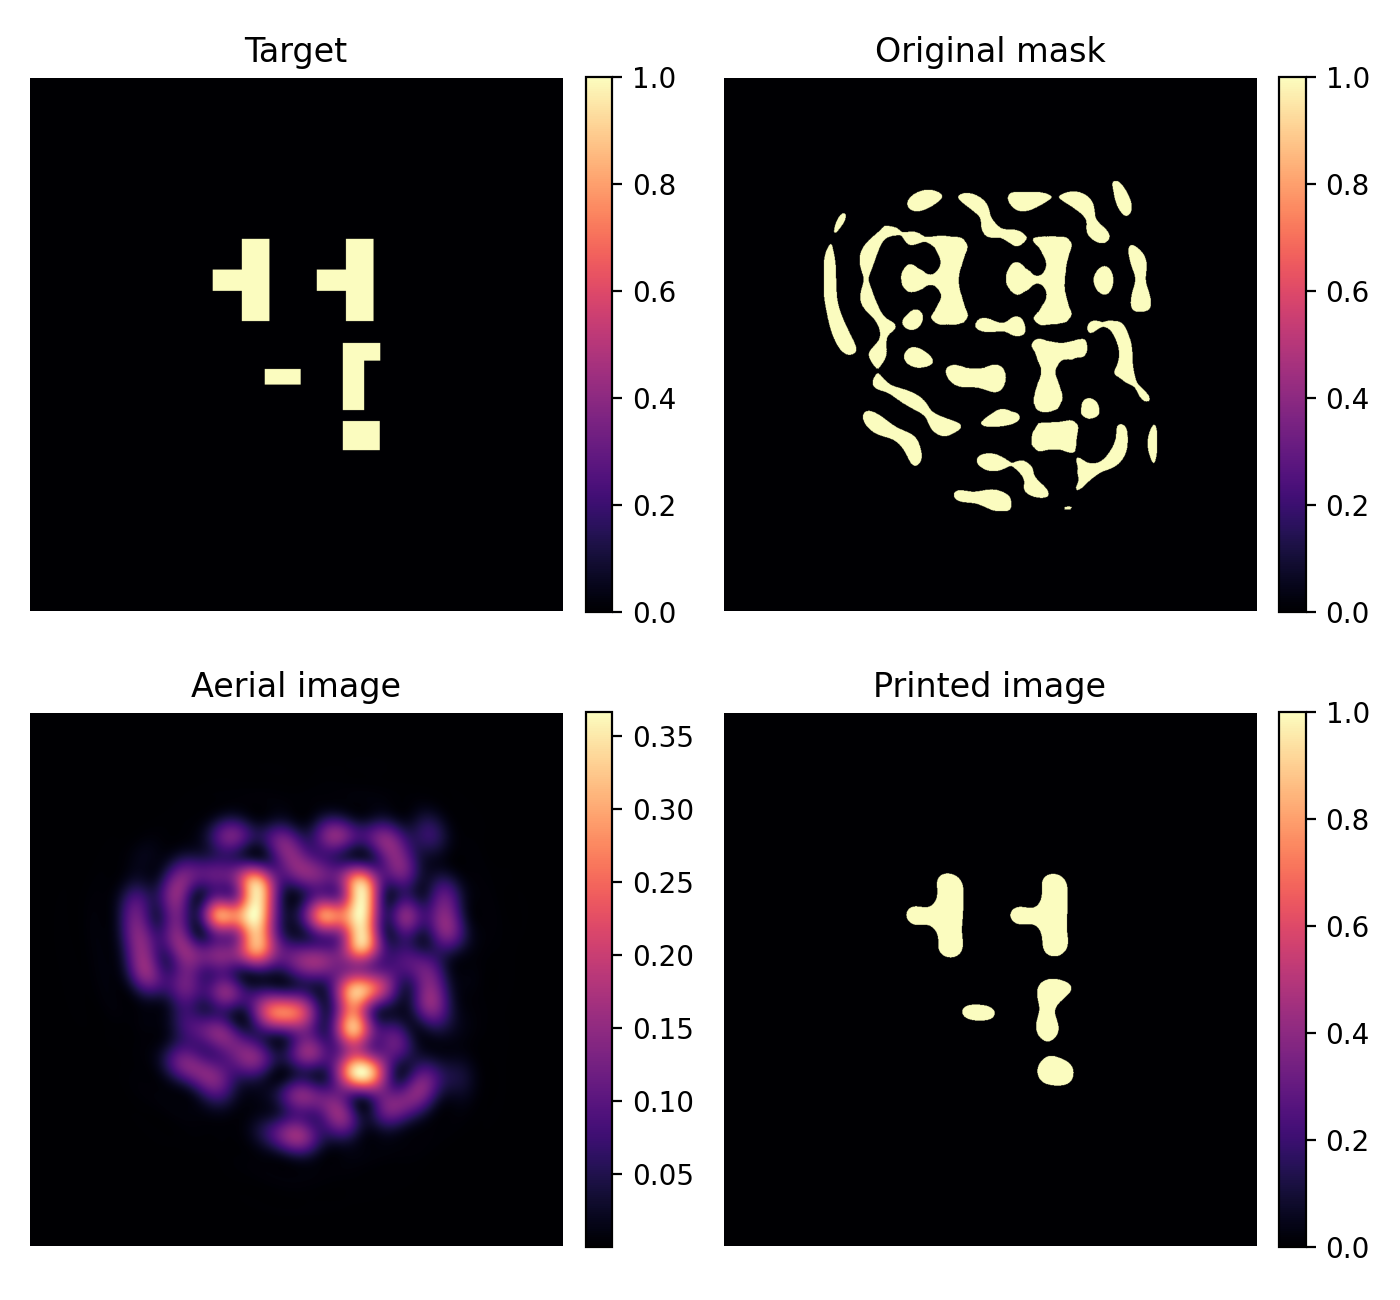

Python code for this plot:
import warnings

import matplotlib.pyplot as plt

import lithox as ltx
from lithox.paths import DATA_DIRECTORY

warnings.filterwarnings(
    "ignore",
    message="A JAX array is being set as static!.*"
)

if __name__ == '__main__':

    # Configuration
    mask_path = DATA_DIRECTORY / 'mask.png'
    target_path = DATA_DIRECTORY / 'target.png'
    image_size = 1024

    # Load and preprocess the mask image
    mask = ltx.load_image(mask_path, image_size)
    target = ltx.load_image(target_path, image_size)

    # Run the lithography simulation
    print("Running lithography simulation...")
    simulator = ltx.LithographySimulator()
    simulation_result = simulator(mask)
    print("Simulation completed.")

    # Map titles to their corresponding image data
    title_to_data = {
        "Target": target,
        "Original mask": mask,
        "Aerial image": simulation_result.aerial,
        # "Resist Image": simulation_result.resist,
        "Printed image": simulation_result.printed,
    }

    # Plot the results in a 2×2 grid
    fig, axes = plt.subplots(2, 2, figsize=(7, 6.5), dpi=200)
    for ax, (title, data) in zip(axes.flatten(), title_to_data.items()):
        plot = ax.imshow(data, cmap="magma")
        ax.set_title(title)
        fig.colorbar(
            plot,
            ax=ax,
            orientation="vertical",
            fraction=0.046,
            pad=0.04,
        )
        ax.set_axis_off()

    plt.tight_layout()
    # plt.savefig('simulation.png', dpi=200)
    plt.show()
